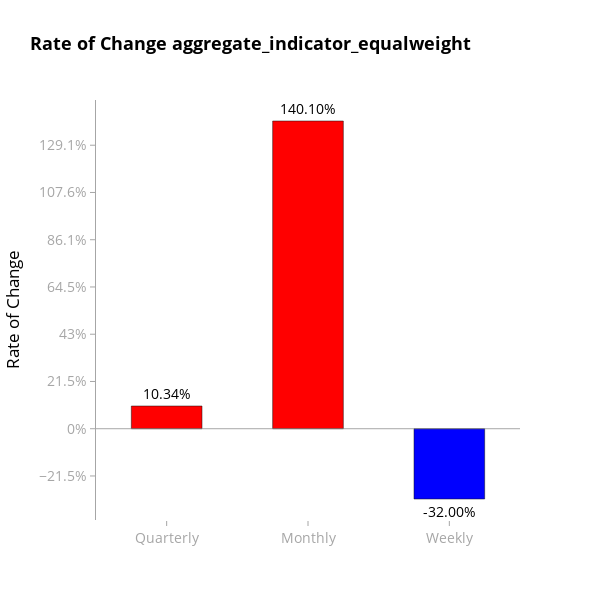
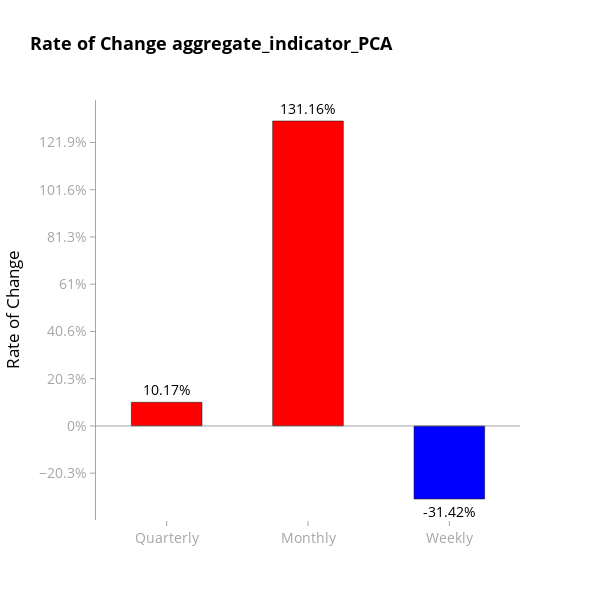

The notebook cell saved with these charts, in order:
### Code cell
# Define the color codes (matching the colors in create_indicator_chart)
GREY_COLOR = 'rgba(128, 128, 128, 0.7)'  # Semi-transparent grey
RED_COLOR = 'red'  # Red color for positive changes
BLUE_COLOR = 'blue'  # Blue color for negative changes

# Function to calculate percentage changes for given time periods
def calculate_periodic_changes(df, column):
    # Calculate the percentage changes for weekly, monthly, and quarterly periods
    weekly_change = df[column].pct_change(7).iloc[-1] * 100  # 7 days for weekly change
    monthly_change = df[column].pct_change(30).iloc[-1] * 100  # 30 days for monthly change
    quarterly_change = df[column].pct_change(90).iloc[-1] * 100  # 90 days for quarterly change

    return weekly_change, monthly_change, quarterly_change

# Create the bar chart for quarterly, monthly, and weekly changes
def create_bar_chart(merged_df, column):
    # Calculate percentage changes for the specified column
    weekly_change, monthly_change, quarterly_change = calculate_periodic_changes(merged_df, column)
    
    # Define the periods and changes in the new order: quarterly, monthly, weekly
    periods = ['Quarterly', 'Monthly', 'Weekly']
    changes = [quarterly_change, monthly_change, weekly_change]
    
    # Determine the color for each bar: RED_COLOR for positive, BLUE_COLOR for negative
    colors = [RED_COLOR if change > 0 else BLUE_COLOR for change in changes]

    # Create the bar chart with the updated bar width
    fig = go.Figure()
    fig.add_trace(
        go.Bar(
            x=periods,
            y=changes,
            marker_color=colors,  # Set the colors for each bar
            text=[f"{change:.2f}%" for change in changes],  # Add text labels with percentage values
            textposition='outside',
            width=0.5  # Make the bars wider (as per your change)
        )
    )

    # Customize the layout
    fig.update_layout(
        title={
            'text': f"Rate of Change {column}",
            'font': {'color': 'black', 'size': 18, 'weight': 'bold'}
        },
        xaxis_title=None,  # Remove the x-axis title
        yaxis_title="Rate of Change",  # Change "Percentage Change" to "Rate of Change"
        yaxis_ticksuffix="%",
        plot_bgcolor='white',
        paper_bgcolor='white',
        font={'color': 'black', 'size': 14},
        width=600,  # Keep width at 600 pixels
        height=600,  # Keep height at 600 pixels
        hovermode="x unified",
    )

    # Add a horizontal line at y = 0%
    fig.add_hline(y=0, line_dash="solid", line_color=GREY_COLOR, line_width=1)

    # Adjust y-axis tick spacing dynamically based on the fixed height (600)
    y_range = max(changes) - min(changes)  # Calculate the range of y values
    tick_spacing = y_range / 8  # Set a fixed number of ticks (8) based on height

    # Update x-axis (periods)
    fig.update_xaxes(
        showgrid=False, 
        tickfont={'color': GREY_COLOR, 'size': 14},  # Make x-axis labels grey
        zeroline=False,
        linecolor=None,  # Remove x-axis line
        showline=False,  # Ensure no line on x-axis
        ticks='outside',
        tickcolor=GREY_COLOR
    )

    # Update y-axis (percentage changes)
    fig.update_yaxes(
        showgrid=False, 
        tickfont={'color': GREY_COLOR, 'size': 14},  # Make y-axis labels grey
        zeroline=False,
        linecolor=GREY_COLOR,  # Grey color for y-axis lines
        showline=True,
        ticks='outside',
        tickcolor=GREY_COLOR,
        dtick=tick_spacing,  # Set dynamic tick spacing
    )

    # Show the chart
    fig.show()

# Call the function for aggregate indicator columns
create_bar_chart(merged_df, 'aggregate_indicator_equalweight')
create_bar_chart(merged_df, 'aggregate_indicator_PCA')

### Figure 1 — Plotly figure (JSON) as saved in the notebook; plotly's stock layout.template omitted (floating-point values rounded to 4 significant figures)
{"data": [{"marker": {"color": ["red", "red", "blue"]}, "text": ["10.34%", "140.10%", "-32.00%"], "textposition": "outside", "width": 0.5, "x": ["Quarterly", "Monthly", "Weekly"], "y": [10.34, 140.1, -32.0], "type": "bar"}], "layout": {"title": {"font": {"color": "black", "size": 18, "weight": "bold"}, "text": "Rate of Change aggregate_indicator_equalweight"}, "yaxis": {"title": {"text": "Rate of Change"}, "ticksuffix": "%", "tickfont": {"color": "rgba(128, 128, 128, 0.7)", "size": 14}, "showgrid": false, "zeroline": false, "linecolor": "rgba(128, 128, 128, 0.7)", "showline": true, "ticks": "outside", "tickcolor": "rgba(128, 128, 128, 0.7)", "dtick": 21.51}, "font": {"color": "black", "size": 14}, "xaxis": {"title": {}, "tickfont": {"color": "rgba(128, 128, 128, 0.7)", "size": 14}, "showgrid": false, "zeroline": false, "showline": false, "ticks": "outside", "tickcolor": "rgba(128, 128, 128, 0.7)"}, "plot_bgcolor": "white", "paper_bgcolor": "white", "width": 600, "height": 600, "hovermode": "x unified", "shapes": [{"line": {"color": "rgba(128, 128, 128, 0.7)", "dash": "solid", "width": 1}, "type": "line", "x0": 0, "x1": 1, "xref": "x domain", "y0": 0, "y1": 0, "yref": "y"}]}}

### Figure 2 — Plotly figure (JSON) as saved in the notebook; plotly's stock layout.template omitted (floating-point values rounded to 4 significant figures)
{"data": [{"marker": {"color": ["red", "red", "blue"]}, "text": ["10.17%", "131.16%", "-31.42%"], "textposition": "outside", "width": 0.5, "x": ["Quarterly", "Monthly", "Weekly"], "y": [10.17, 131.2, -31.42], "type": "bar"}], "layout": {"title": {"font": {"color": "black", "size": 18, "weight": "bold"}, "text": "Rate of Change aggregate_indicator_PCA"}, "yaxis": {"title": {"text": "Rate of Change"}, "ticksuffix": "%", "tickfont": {"color": "rgba(128, 128, 128, 0.7)", "size": 14}, "showgrid": false, "zeroline": false, "linecolor": "rgba(128, 128, 128, 0.7)", "showline": true, "ticks": "outside", "tickcolor": "rgba(128, 128, 128, 0.7)", "dtick": 20.32}, "font": {"color": "black", "size": 14}, "xaxis": {"title": {}, "tickfont": {"color": "rgba(128, 128, 128, 0.7)", "size": 14}, "showgrid": false, "zeroline": false, "showline": false, "ticks": "outside", "tickcolor": "rgba(128, 128, 128, 0.7)"}, "plot_bgcolor": "white", "paper_bgcolor": "white", "width": 600, "height": 600, "hovermode": "x unified", "shapes": [{"line": {"color": "rgba(128, 128, 128, 0.7)", "dash": "solid", "width": 1}, "type": "line", "x0": 0, "x1": 1, "xref": "x domain", "y0": 0, "y1": 0, "yref": "y"}]}}
